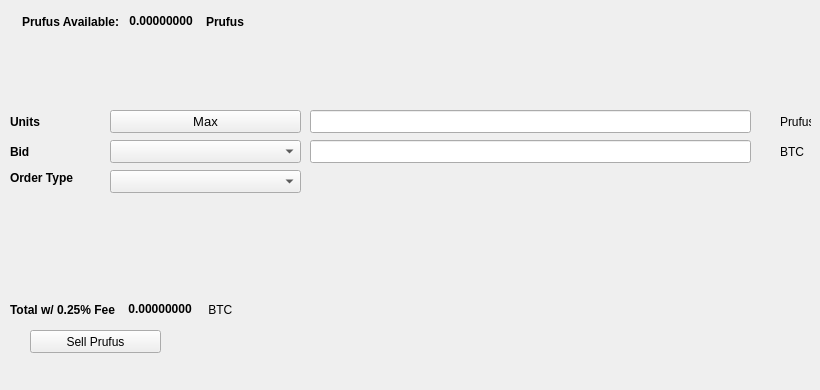
   <widget class="QWidget" name="SellTab">
    <attribute name="title">
     <string>Sell</string>
    </attribute>
    <widget class="QLabel" name="label_16">
     <property name="geometry">
      <rect>
       <x>780</x>
       <y>140</y>
       <width>31</width>
       <height>23</height>
      </rect>
     </property>
     <property name="text">
      <string>BTC</string>
     </property>
    </widget>
    <widget class="QComboBox" name="SellBidcomboBox">
     <property name="geometry">
      <rect>
       <x>110</x>
       <y>140</y>
       <width>191</width>
       <height>23</height>
      </rect>
     </property>
     <property name="font">
      <font>
       <pointsize>10</pointsize>
      </font>
     </property>
    </widget>
    <widget class="QLabel" name="label_18">
     <property name="geometry">
      <rect>
       <x>10</x>
       <y>110</y>
       <width>46</width>
       <height>23</height>
      </rect>
     </property>
     <property name="font">
      <font>
       <weight>75</weight>
       <bold>true</bold>
      </font>
     </property>
     <property name="text">
      <string>Units</string>
     </property>
    </widget>
    <widget class="QPushButton" name="Sell_Max_Amount">
     <property name="geometry">
      <rect>
       <x>110</x>
       <y>110</y>
       <width>191</width>
       <height>23</height>
      </rect>
     </property>
     <property name="font">
      <font>
       <pointsize>10</pointsize>
      </font>
     </property>
     <property name="text">
      <string>Max</string>
     </property>
    </widget>
    <widget class="QLabel" name="label_20">
     <property name="geometry">
      <rect>
       <x>10</x>
       <y>170</y>
       <width>91</width>
       <height>16</height>
      </rect>
     </property>
     <property name="font">
      <font>
       <weight>75</weight>
       <bold>true</bold>
      </font>
     </property>
     <property name="text">
      <string>Order Type</string>
     </property>
    </widget>
    <widget class="QComboBox" name="SellOrdertypeCombo">
     <property name="geometry">
      <rect>
       <x>110</x>
       <y>170</y>
       <width>191</width>
       <height>23</height>
      </rect>
     </property>
     <property name="font">
      <font>
       <pointsize>10</pointsize>
      </font>
     </property>
    </widget>
    <widget class="QLabel" name="label_21">
     <property name="geometry">
      <rect>
       <x>10</x>
       <y>140</y>
       <width>46</width>
       <height>23</height>
      </rect>
     </property>
     <property name="font">
      <font>
       <weight>75</weight>
       <bold>true</bold>
      </font>
     </property>
     <property name="text">
      <string>Bid</string>
     </property>
    </widget>
    <widget class="QLabel" name="label_22">
     <property name="geometry">
      <rect>
       <x>780</x>
       <y>110</y>
       <width>31</width>
       <height>23</height>
      </rect>
     </property>
     <property name="text">
      <string>Prufus</string>
     </property>
    </widget>
    <widget class="QLineEdit" name="UnitsInputPrufus">
     <property name="geometry">
      <rect>
       <x>310</x>
       <y>110</y>
       <width>441</width>
       <height>23</height>
      </rect>
     </property>
     <property name="font">
      <font>
       <pointsize>9</pointsize>
       <weight>75</weight>
       <bold>true</bold>
      </font>
     </property>
    </widget>
    <widget class="QLineEdit" name="SellBidPriceEdit">
     <property name="geometry">
      <rect>
       <x>310</x>
       <y>140</y>
       <width>441</width>
       <height>23</height>
      </rect>
     </property>
     <property name="font">
      <font>
       <pointsize>9</pointsize>
       <weight>75</weight>
       <bold>true</bold>
      </font>
     </property>
    </widget>
    <widget class="QPushButton" name="SellPrufusBTN">
     <property name="geometry">
      <rect>
       <x>30</x>
       <y>330</y>
       <width>131</width>
       <height>23</height>
      </rect>
     </property>
     <property name="text">
      <string>Sell Prufus</string>
     </property>
     <property name="icon">
      <iconset resource="../prufus">
       <normaloff>:/icons/bitcoin</normaloff>:/icons/bitcoin</iconset>
     </property>
    </widget>
    <widget class="QWidget" name="layoutWidget3">
     <property name="geometry">
      <rect>
       <x>22</x>
       <y>12</y>
       <width>258</width>
       <height>19</height>
      </rect>
     </property>
     <layout class="QHBoxLayout" name="horizontalLayout">
      <item>
       <widget class="QLabel" name="label232_2">
        <property name="font">
         <font>
          <weight>75</weight>
          <bold>true</bold>
         </font>
        </property>
        <property name="text">
         <string>Prufus Available:</string>
        </property>
       </widget>
      </item>
      <item>
       <widget class="QLabel" name="PrufusAvailableLabel">
        <property name="palette">
         <palette>
          <active>
           <colorrole role="WindowText">
            <brush brushstyle="SolidPattern">
             <color alpha="255">
              <red>0</red>
              <green>0</green>
              <blue>0</blue>
             </color>
            </brush>
           </colorrole>
           <colorrole role="Button">
            <brush brushstyle="SolidPattern">
             <color alpha="255">
              <red>0</red>
              <green>170</green>
              <blue>0</blue>
             </color>
            </brush>
           </colorrole>
           <colorrole role="Light">
            <brush brushstyle="SolidPattern">
             <color alpha="255">
              <red>0</red>
              <green>255</green>
              <blue>0</blue>
             </color>
            </brush>
           </colorrole>
           <colorrole role="Midlight">
            <brush brushstyle="SolidPattern">
             <color alpha="255">
              <red>0</red>
              <green>212</green>
              <blue>0</blue>
             </color>
            </brush>
           </colorrole>
           <colorrole role="Dark">
            <brush brushstyle="SolidPattern">
             <color alpha="255">
              <red>0</red>
              <green>85</green>
              <blue>0</blue>
             </color>
            </brush>
           </colorrole>
           <colorrole role="Mid">
            <brush brushstyle="SolidPattern">
             <color alpha="255">
              <red>0</red>
              <green>113</green>
              <blue>0</blue>
             </color>
            </brush>
           </colorrole>
           <colorrole role="Text">
            <brush brushstyle="SolidPattern">
             <color alpha="255">
              <red>0</red>
              <green>170</green>
              <blue>0</blue>
             </color>
            </brush>
           </colorrole>
           <colorrole role="BrightText">
            <brush brushstyle="SolidPattern">
             <color alpha="255">
              <red>255</red>
              <green>255</green>
              <blue>255</blue>
             </color>
            </brush>
           </colorrole>
           <colorrole role="ButtonText">
            <brush brushstyle="SolidPattern">
             <color alpha="255">
              <red>0</red>
              <green>0</green>
              <blue>0</blue>
             </color>
            </brush>
           </colorrole>
           <colorrole role="Base">
            <brush brushstyle="SolidPattern">
             <color alpha="255">
              <red>255</red>
              <green>255</green>
              <blue>255</blue>
             </color>
            </brush>
           </colorrole>
           <colorrole role="Window">
            <brush brushstyle="SolidPattern">
             <color alpha="255">
              <red>0</red>
              <green>170</green>
              <blue>0</blue>
             </color>
            </brush>
           </colorrole>
           <colorrole role="Shadow">
            <brush brushstyle="SolidPattern">
             <color alpha="255">
              <red>0</red>
              <green>0</green>
              <blue>0</blue>
             </color>
            </brush>
           </colorrole>
           <colorrole role="AlternateBase">
            <brush brushstyle="SolidPattern">
             <color alpha="255">
              <red>127</red>
              <green>212</green>
              <blue>127</blue>
             </color>
            </brush>
           </colorrole>
           <colorrole role="ToolTipBase">
            <brush brushstyle="SolidPattern">
             <color alpha="255">
              <red>255</red>
              <green>255</green>
              <blue>220</blue>
             </color>
            </brush>
           </colorrole>
           <colorrole role="ToolTipText">
            <brush brushstyle="SolidPattern">
             <color alpha="255">
              <red>0</red>
              <green>0</green>
              <blue>0</blue>
             </color>
            </brush>
           </colorrole>
          </active>
          <inactive>
           <colorrole role="WindowText">
            <brush brushstyle="SolidPattern">
             <color alpha="255">
              <red>0</red>
              <green>0</green>
              <blue>0</blue>
             </color>
            </brush>
           </colorrole>
           <colorrole role="Button">
            <brush brushstyle="SolidPattern">
             <color alpha="255">
              <red>0</red>
              <green>170</green>
              <blue>0</blue>
             </color>
            </brush>
           </colorrole>
           <colorrole role="Light">
            <brush brushstyle="SolidPattern">
             <color alpha="255">
              <red>0</red>
              <green>255</green>
              <blue>0</blue>
             </color>
            </brush>
           </colorrole>
           <colorrole role="Midlight">
            <brush brushstyle="SolidPattern">
             <color alpha="255">
              <red>0</red>
              <green>212</green>
              <blue>0</blue>
             </color>
            </brush>
           </colorrole>
           <colorrole role="Dark">
            <brush brushstyle="SolidPattern">
             <color alpha="255">
              <red>0</red>
              <green>85</green>
              <blue>0</blue>
             </color>
            </brush>
           </colorrole>
           <colorrole role="Mid">
            <brush brushstyle="SolidPattern">
             <color alpha="255">
              <red>0</red>
              <green>113</green>
              <blue>0</blue>
             </color>
            </brush>
           </colorrole>
           <colorrole role="Text">
            <brush brushstyle="SolidPattern">
             <color alpha="255">
              <red>0</red>
              <green>170</green>
              <blue>0</blue>
             </color>
            </brush>
           </colorrole>
           <colorrole role="BrightText">
            <brush brushstyle="SolidPattern">
             <color alpha="255">
              <red>255</red>
              <green>255</green>
              <blue>255</blue>
             </color>
            </brush>
           </colorrole>
           <colorrole role="ButtonText">
            <brush brushstyle="SolidPattern">
             <color alpha="255">
              <red>0</red>
              <green>0</green>
              <blue>0</blue>
             </color>
            </brush>
           </colorrole>
           <colorrole role="Base">
            <brush brushstyle="SolidPattern">
             <color alpha="255">
              <red>255</red>
              <green>255</green>
              <blue>255</blue>
             </color>
            </brush>
           </colorrole>
           <colorrole role="Window">
            <brush brushstyle="SolidPattern">
             <color alpha="255">
              <red>0</red>
              <green>170</green>
              <blue>0</blue>
             </color>
            </brush>
           </colorrole>
           <colorrole role="Shadow">
            <brush brushstyle="SolidPattern">
             <color alpha="255">
              <red>0</red>
              <green>0</green>
              <blue>0</blue>
             </color>
            </brush>
           </colorrole>
           <colorrole role="AlternateBase">
            <brush brushstyle="SolidPattern">
             <color alpha="255">
              <red>127</red>
              <green>212</green>
              <blue>127</blue>
             </color>
            </brush>
           </colorrole>
           <colorrole role="ToolTipBase">
            <brush brushstyle="SolidPattern">
             <color alpha="255">
              <red>255</red>
              <green>255</green>
              <blue>220</blue>
             </color>
            </brush>
           </colorrole>
           <colorrole role="ToolTipText">
            <brush brushstyle="SolidPattern">
             <color alpha="255">
              <red>0</red>
              <green>0</green>
              <blue>0</blue>
             </color>
            </brush>
           </colorrole>
          </inactive>
          <disabled>
           <colorrole role="WindowText">
            <brush brushstyle="SolidPattern">
             <color alpha="255">
              <red>0</red>
              <green>85</green>
              <blue>0</blue>
             </color>
            </brush>
           </colorrole>
           <colorrole role="Button">
            <brush brushstyle="SolidPattern">
             <color alpha="255">
              <red>0</red>
              <green>170</green>
              <blue>0</blue>
             </color>
            </brush>
           </colorrole>
           <colorrole role="Light">
            <brush brushstyle="SolidPattern">
             <color alpha="255">
              <red>0</red>
              <green>255</green>
              <blue>0</blue>
             </color>
            </brush>
           </colorrole>
           <colorrole role="Midlight">
            <brush brushstyle="SolidPattern">
             <color alpha="255">
              <red>0</red>
              <green>212</green>
              <blue>0</blue>
             </color>
            </brush>
           </colorrole>
           <colorrole role="Dark">
            <brush brushstyle="SolidPattern">
             <color alpha="255">
              <red>0</red>
              <green>85</green>
              <blue>0</blue>
             </color>
            </brush>
           </colorrole>
           <colorrole role="Mid">
            <brush brushstyle="SolidPattern">
             <color alpha="255">
              <red>0</red>
              <green>113</green>
              <blue>0</blue>
             </color>
            </brush>
           </colorrole>
           <colorrole role="Text">
            <brush brushstyle="SolidPattern">
             <color alpha="255">
              <red>0</red>
              <green>85</green>
              <blue>0</blue>
             </color>
            </brush>
           </colorrole>
           <colorrole role="BrightText">
            <brush brushstyle="SolidPattern">
             <color alpha="255">
              <red>255</red>
              <green>255</green>
              <blue>255</blue>
             </color>
            </brush>
           </colorrole>
           <colorrole role="ButtonText">
            <brush brushstyle="SolidPattern">
             <color alpha="255">
              <red>0</red>
              <green>85</green>
              <blue>0</blue>
             </color>
            </brush>
           </colorrole>
           <colorrole role="Base">
            <brush brushstyle="SolidPattern">
             <color alpha="255">
              <red>0</red>
              <green>170</green>
              <blue>0</blue>
             </color>
            </brush>
           </colorrole>
           <colorrole role="Window">
            <brush brushstyle="SolidPattern">
             <color alpha="255">
              <red>0</red>
              <green>170</green>
              <blue>0</blue>
             </color>
            </brush>
           </colorrole>
           <colorrole role="Shadow">
            <brush brushstyle="SolidPattern">
             <color alpha="255">
              <red>0</red>
              <green>0</green>
              <blue>0</blue>
             </color>
            </brush>
           </colorrole>
           <colorrole role="AlternateBase">
            <brush brushstyle="SolidPattern">
             <color alpha="255">
              <red>0</red>
              <green>170</green>
              <blue>0</blue>
             </color>
            </brush>
           </colorrole>
           <colorrole role="ToolTipBase">
            <brush brushstyle="SolidPattern">
             <color alpha="255">
              <red>255</red>
              <green>255</green>
              <blue>220</blue>
             </color>
            </brush>
           </colorrole>
           <colorrole role="ToolTipText">
            <brush brushstyle="SolidPattern">
             <color alpha="255">
              <red>0</red>
              <green>0</green>
              <blue>0</blue>
             </color>
            </brush>
           </colorrole>
          </disabled>
         </palette>
        </property>
        <property name="font">
         <font>
          <weight>75</weight>
          <bold>true</bold>
         </font>
        </property>
        <property name="text">
         <string> 0.00000000 </string>
        </property>
        <property name="textInteractionFlags">
         <set>Qt::LinksAccessibleByMouse|Qt::TextSelectableByKeyboard|Qt::TextSelectableByMouse</set>
        </property>
       </widget>
      </item>
      <item>
       <widget class="QLabel" name="labelPrufus">
        <property name="font">
         <font>
          <weight>75</weight>
          <bold>true</bold>
         </font>
        </property>
        <property name="text">
         <string>Prufus</string>
        </property>
       </widget>
      </item>
     </layout>
    </widget>
    <widget class="QWidget" name="layoutWidget">
     <property name="geometry">
      <rect>
       <x>10</x>
       <y>300</y>
       <width>268</width>
       <height>19</height>
      </rect>
     </property>
     <layout class="QHBoxLayout" name="horizontalLayout_2">
      <item>
       <widget class="QLabel" name="label_19">
        <property name="font">
         <font>
          <weight>75</weight>
          <bold>true</bold>
         </font>
        </property>
        <property name="text">
         <string>Total w/ 0.25% Fee </string>
        </property>
       </widget>
      </item>
      <item>
       <widget class="QLabel" name="SellCostLabel">
        <property name="palette">
         <palette>
          <active>
           <colorrole role="WindowText">
            <brush brushstyle="SolidPattern">
             <color alpha="255">
              <red>0</red>
              <green>0</green>
              <blue>0</blue>
             </color>
            </brush>
           </colorrole>
           <colorrole role="Button">
            <brush brushstyle="SolidPattern">
             <color alpha="255">
              <red>0</red>
              <green>170</green>
              <blue>0</blue>
             </color>
            </brush>
           </colorrole>
           <colorrole role="Light">
            <brush brushstyle="SolidPattern">
             <color alpha="255">
              <red>0</red>
              <green>255</green>
              <blue>0</blue>
             </color>
            </brush>
           </colorrole>
           <colorrole role="Midlight">
            <brush brushstyle="SolidPattern">
             <color alpha="255">
              <red>0</red>
              <green>212</green>
              <blue>0</blue>
             </color>
            </brush>
           </colorrole>
           <colorrole role="Dark">
            <brush brushstyle="SolidPattern">
             <color alpha="255">
              <red>0</red>
              <green>85</green>
              <blue>0</blue>
             </color>
            </brush>
           </colorrole>
           <colorrole role="Mid">
            <brush brushstyle="SolidPattern">
             <color alpha="255">
              <red>0</red>
              <green>113</green>
              <blue>0</blue>
             </color>
            </brush>
           </colorrole>
           <colorrole role="Text">
            <brush brushstyle="SolidPattern">
             <color alpha="255">
              <red>0</red>
              <green>170</green>
              <blue>0</blue>
             </color>
            </brush>
           </colorrole>
           <colorrole role="BrightText">
            <brush brushstyle="SolidPattern">
             <color alpha="255">
              <red>255</red>
              <green>255</green>
              <blue>255</blue>
             </color>
            </brush>
           </colorrole>
           <colorrole role="ButtonText">
            <brush brushstyle="SolidPattern">
             <color alpha="255">
              <red>0</red>
              <green>0</green>
              <blue>0</blue>
             </color>
            </brush>
           </colorrole>
           <colorrole role="Base">
            <brush brushstyle="SolidPattern">
             <color alpha="255">
              <red>255</red>
              <green>255</green>
              <blue>255</blue>
             </color>
            </brush>
           </colorrole>
           <colorrole role="Window">
            <brush brushstyle="SolidPattern">
             <color alpha="255">
              <red>0</red>
              <green>170</green>
              <blue>0</blue>
             </color>
            </brush>
           </colorrole>
           <colorrole role="Shadow">
            <brush brushstyle="SolidPattern">
             <color alpha="255">
              <red>0</red>
              <green>0</green>
              <blue>0</blue>
             </color>
            </brush>
           </colorrole>
           <colorrole role="AlternateBase">
            <brush brushstyle="SolidPattern">
             <color alpha="255">
              <red>127</red>
              <green>212</green>
              <blue>127</blue>
             </color>
            </brush>
           </colorrole>
           <colorrole role="ToolTipBase">
            <brush brushstyle="SolidPattern">
             <color alpha="255">
              <red>255</red>
              <green>255</green>
              <blue>220</blue>
             </color>
            </brush>
           </colorrole>
           <colorrole role="ToolTipText">
            <brush brushstyle="SolidPattern">
             <color alpha="255">
              <red>0</red>
              <green>0</green>
              <blue>0</blue>
             </color>
            </brush>
           </colorrole>
          </active>
          <inactive>
           <colorrole role="WindowText">
            <brush brushstyle="SolidPattern">
             <color alpha="255">
              <red>0</red>
              <green>0</green>
              <blue>0</blue>
             </color>
            </brush>
           </colorrole>
           <colorrole role="Button">
            <brush brushstyle="SolidPattern">
             <color alpha="255">
              <red>0</red>
              <green>170</green>
              <blue>0</blue>
             </color>
            </brush>
           </colorrole>
           <colorrole role="Light">
            <brush brushstyle="SolidPattern">
             <color alpha="255">
              <red>0</red>
              <green>255</green>
              <blue>0</blue>
             </color>
            </brush>
           </colorrole>
           <colorrole role="Midlight">
            <brush brushstyle="SolidPattern">
             <color alpha="255">
              <red>0</red>
              <green>212</green>
              <blue>0</blue>
             </color>
            </brush>
           </colorrole>
           <colorrole role="Dark">
            <brush brushstyle="SolidPattern">
             <color alpha="255">
              <red>0</red>
              <green>85</green>
              <blue>0</blue>
             </color>
            </brush>
           </colorrole>
           <colorrole role="Mid">
            <brush brushstyle="SolidPattern">
             <color alpha="255">
              <red>0</red>
              <green>113</green>
              <blue>0</blue>
             </color>
            </brush>
           </colorrole>
           <colorrole role="Text">
            <brush brushstyle="SolidPattern">
             <color alpha="255">
              <red>0</red>
              <green>170</green>
              <blue>0</blue>
             </color>
            </brush>
           </colorrole>
           <colorrole role="BrightText">
            <brush brushstyle="SolidPattern">
             <color alpha="255">
              <red>255</red>
              <green>255</green>
              <blue>255</blue>
             </color>
            </brush>
           </colorrole>
           <colorrole role="ButtonText">
            <brush brushstyle="SolidPattern">
             <color alpha="255">
              <red>0</red>
              <green>0</green>
              <blue>0</blue>
             </color>
            </brush>
           </colorrole>
           <colorrole role="Base">
            <brush brushstyle="SolidPattern">
             <color alpha="255">
              <red>255</red>
              <green>255</green>
              <blue>255</blue>
             </color>
            </brush>
           </colorrole>
           <colorrole role="Window">
            <brush brushstyle="SolidPattern">
             <color alpha="255">
              <red>0</red>
              <green>170</green>
              <blue>0</blue>
             </color>
            </brush>
           </colorrole>
           <colorrole role="Shadow">
            <brush brushstyle="SolidPattern">
             <color alpha="255">
              <red>0</red>
              <green>0</green>
              <blue>0</blue>
             </color>
            </brush>
           </colorrole>
           <colorrole role="AlternateBase">
            <brush brushstyle="SolidPattern">
             <color alpha="255">
              <red>127</red>
              <green>212</green>
              <blue>127</blue>
             </color>
            </brush>
           </colorrole>
           <colorrole role="ToolTipBase">
            <brush brushstyle="SolidPattern">
             <color alpha="255">
              <red>255</red>
              <green>255</green>
              <blue>220</blue>
             </color>
            </brush>
           </colorrole>
           <colorrole role="ToolTipText">
            <brush brushstyle="SolidPattern">
             <color alpha="255">
              <red>0</red>
              <green>0</green>
              <blue>0</blue>
             </color>
            </brush>
           </colorrole>
          </inactive>
          <disabled>
           <colorrole role="WindowText">
            <brush brushstyle="SolidPattern">
             <color alpha="255">
              <red>0</red>
              <green>85</green>
              <blue>0</blue>
             </color>
            </brush>
           </colorrole>
           <colorrole role="Button">
            <brush brushstyle="SolidPattern">
             <color alpha="255">
              <red>0</red>
              <green>170</green>
              <blue>0</blue>
             </color>
            </brush>
           </colorrole>
           <colorrole role="Light">
            <brush brushstyle="SolidPattern">
             <color alpha="255">
              <red>0</red>
              <green>255</green>
              <blue>0</blue>
             </color>
            </brush>
           </colorrole>
           <colorrole role="Midlight">
            <brush brushstyle="SolidPattern">
             <color alpha="255">
              <red>0</red>
              <green>212</green>
              <blue>0</blue>
             </color>
            </brush>
           </colorrole>
           <colorrole role="Dark">
            <brush brushstyle="SolidPattern">
             <color alpha="255">
              <red>0</red>
              <green>85</green>
              <blue>0</blue>
             </color>
            </brush>
           </colorrole>
           <colorrole role="Mid">
            <brush brushstyle="SolidPattern">
             <color alpha="255">
              <red>0</red>
              <green>113</green>
              <blue>0</blue>
             </color>
            </brush>
           </colorrole>
           <colorrole role="Text">
            <brush brushstyle="SolidPattern">
             <color alpha="255">
              <red>0</red>
              <green>85</green>
              <blue>0</blue>
             </color>
            </brush>
           </colorrole>
           <colorrole role="BrightText">
            <brush brushstyle="SolidPattern">
             <color alpha="255">
              <red>255</red>
              <green>255</green>
              <blue>255</blue>
             </color>
            </brush>
           </colorrole>
           <colorrole role="ButtonText">
            <brush brushstyle="SolidPattern">
             <color alpha="255">
              <red>0</red>
              <green>85</green>
              <blue>0</blue>
             </color>
            </brush>
           </colorrole>
           <colorrole role="Base">
            <brush brushstyle="SolidPattern">
             <color alpha="255">
              <red>0</red>
              <green>170</green>
              <blue>0</blue>
             </color>
            </brush>
           </colorrole>
           <colorrole role="Window">
            <brush brushstyle="SolidPattern">
             <color alpha="255">
              <red>0</red>
              <green>170</green>
              <blue>0</blue>
             </color>
            </brush>
           </colorrole>
           <colorrole role="Shadow">
            <brush brushstyle="SolidPattern">
             <color alpha="255">
              <red>0</red>
              <green>0</green>
              <blue>0</blue>
             </color>
            </brush>
           </colorrole>
           <colorrole role="AlternateBase">
            <brush brushstyle="SolidPattern">
             <color alpha="255">
              <red>0</red>
              <green>170</green>
              <blue>0</blue>
             </color>
            </brush>
           </colorrole>
           <colorrole role="ToolTipBase">
            <brush brushstyle="SolidPattern">
             <color alpha="255">
              <red>255</red>
              <green>255</green>
              <blue>220</blue>
             </color>
            </brush>
           </colorrole>
           <colorrole role="ToolTipText">
            <brush brushstyle="SolidPattern">
             <color alpha="255">
              <red>0</red>
              <green>0</green>
              <blue>0</blue>
             </color>
            </brush>
           </colorrole>
          </disabled>
         </palette>
        </property>
        <property name="font">
         <font>
          <weight>75</weight>
          <bold>true</bold>
         </font>
        </property>
        <property name="autoFillBackground">
         <bool>false</bool>
        </property>
        <property name="text">
         <string> 0.00000000</string>
        </property>
        <property name="textInteractionFlags">
         <set>Qt::LinksAccessibleByMouse|Qt::TextSelectableByMouse</set>
        </property>
       </widget>
      </item>
      <item>
       <widget class="QLabel" name="label_17">
        <property name="font">
         <font>
          <weight>50</weight>
          <bold>false</bold>
         </font>
        </property>
        <property name="text">
         <string> BTC</string>
        </property>
       </widget>
      </item>
     </layout>
    </widget>
    <widget class="QLabel" name="label_23">
     <property name="geometry">
      <rect>
       <x>460</x>
       <y>300</y>
       <width>281</width>
       <height>81</height>
      </rect>
     </property>
     <property name="text">
      <string/>
     </property>
     <property name="pixmap">
      <pixmap>:/images/bittrex</pixmap>
     </property>
    </widget>
   </widget>
